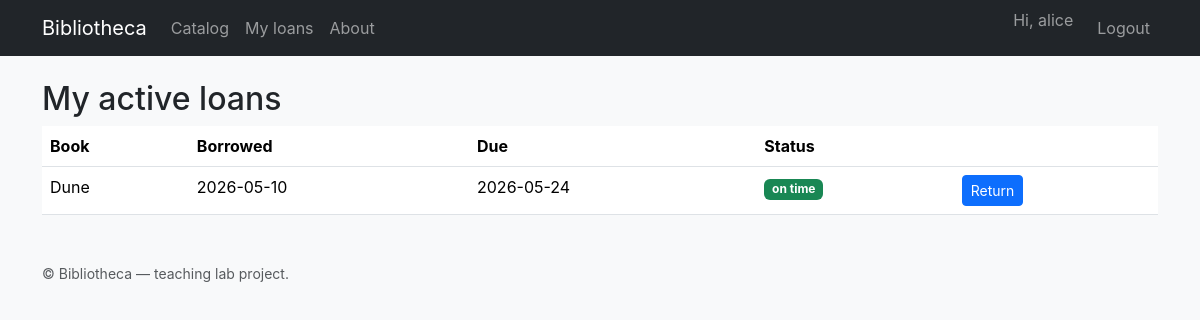
Screenshot of /loans/my (signed in) with the database file from the repository.
### app/models/user.py (models this page shows, shortened)
class User(UserMixin, db.Model):
    __tablename__ = "users"
    __allow_unmapped__ = True
    id: int = db.Column(db.Integer, primary_key=True)
    username: str = db.Column(
        db.String(64), unique=True, nullable=False, index=True
    )
    email: str = db.Column(
        db.String(120), unique=True, nullable=False, index=True
    )
    password_hash: str = db.Column(db.String(128), nullable=False)
    role: str = db.Column(db.String(16), nullable=False, default=ROLE_USER)
    loans = db.relationship("Loan", back_populates="user", lazy="dynamic")
    reservations = db.relationship(
        "Reservation", back_populates="user", lazy="dynamic"
    )
    @property
    def is_admin(self) -> bool:
        return self.role == ROLE_ADMIN

### app/models/loan.py (models this page shows, shortened)
class Loan(db.Model):
    __tablename__ = "loans"
    __allow_unmapped__ = True
    id: int = db.Column(db.Integer, primary_key=True)
    user_id: int = db.Column(
        db.Integer, db.ForeignKey("users.id"), nullable=False
    )
    book_id: int = db.Column(
        db.Integer, db.ForeignKey("books.id"), nullable=False
    )
    borrowed_at: datetime = db.Column(
        db.DateTime, nullable=False, default=datetime.utcnow
    )
    due_at: datetime = db.Column(db.DateTime, nullable=False)
    returned_at: Optional[datetime] = db.Column(db.DateTime, nullable=True)
    user = db.relationship("User", back_populates="loans")
    book = db.relationship("Book", back_populates="loans")
    fine = db.relationship("Fine", back_populates="loan", uselist=False)
    def is_overdue(self, now: Optional[datetime] = None) -> bool:
        now = now or datetime.utcnow()
        reference = self.returned_at or now
        return reference > self.due_at

### app/models/book.py (models this page shows, shortened)
class Book(db.Model):
    __tablename__ = "books"
    __allow_unmapped__ = True
    id: int = db.Column(db.Integer, primary_key=True)
    title: str = db.Column(db.String(200), nullable=False, index=True)
    author: str = db.Column(db.String(120), nullable=False, index=True)
    isbn: Optional[str] = db.Column(db.String(20), unique=True, nullable=True)
    year: Optional[int] = db.Column(db.Integer, nullable=True)
    total_copies: int = db.Column(db.Integer, nullable=False, default=1)
    available_copies: int = db.Column(db.Integer, nullable=False, default=1)
    status: str = db.Column(
        db.String(16), nullable=False, default=STATUS_AVAILABLE
    )
    loans = db.relationship("Loan", back_populates="book", lazy="dynamic")
    reservations = db.relationship(
        "Reservation", back_populates="book", lazy="dynamic"
    )

### app/blueprints/loans/routes.py (the view)
@loans_bp.route("/my")
@login_required
def my_loans() -> Response | str:
    active = db.session.execute(
        db.select(Loan)
        .where(Loan.user_id == current_user.id, Loan.returned_at.is_(None))
        .order_by(Loan.due_at.asc())
    ).scalars().all()
    return render_template("loans/my.html", loans=active)

### app/__init__.py (called while the page is built)
def _register_extensions(app: Flask) -> None:
    db.init_app(app)
    bcrypt.init_app(app)
    login_manager.init_app(app)
    from .models.user import User
    @login_manager.user_loader
    def load_user(user_id: str) -> Optional[User]:
        return db.session.get(User, int(user_id))

def _register_context_processors(app: Flask) -> None:
    @app.context_processor
    def inject_globals() -> dict:
        return {"app_name": "Bibliotheca"}

### app/templates/loans/my.html
{% extends "base.html" %}
{% block content %}
<h2>My active loans</h2>
{% if loans %}
<table class="table bg-white">
  <thead><tr><th>Book</th><th>Borrowed</th><th>Due</th><th>Status</th><th></th></tr></thead>
  <tbody>
  {% for loan in loans %}
    <tr>
      <td>{{ loan.book.title }}</td>
      <td>{{ loan.borrowed_at.strftime('%Y-%m-%d') }}</td>
      <td>{{ loan.due_at.strftime('%Y-%m-%d') }}</td>
      <td>
        {% if loan.is_overdue() %}
          <span class="badge bg-danger">overdue</span>
        {% else %}
          <span class="badge bg-success">on time</span>
        {% endif %}
      </td>
      <td>
        <form method="post" action="{{ url_for('loans.return_loan', loan_id=loan.id) }}">
          <button class="btn btn-sm btn-primary">Return</button>
        </form>
      </td>
    </tr>
  {% endfor %}
  </tbody>
</table>
{% else %}
<p class="text-muted">You have no active loans.</p>
{% endif %}
{% endblock %}

### app/templates/base.html (shortened to what this page needs)
<!doctype html>
<html lang="en">
<head>
  <link href="https://cdn.jsdelivr.net/npm/bootstrap@5.3.3/dist/css/bootstrap.min.css" rel="stylesheet">
  <link rel="stylesheet" href="{{ url_for('static', filename='css/style.css') }}">
</head>
<body class="bg-light">
<nav class="navbar navbar-expand-lg navbar-dark bg-dark mb-4">
  <div class="container">
    <a class="navbar-brand" href="{{ url_for('main.index') }}">{{ app_name }}</a>
    <div class="collapse navbar-collapse">
      <ul class="navbar-nav me-auto">
        <li class="nav-item"><a class="nav-link" href="{{ url_for('catalog.list_books') }}">Catalog</a></li>
        {% if current_user.is_authenticated %}
          <li class="nav-item"><a class="nav-link" href="{{ url_for('loans.my_loans') }}">My loans</a></li>
        {% endif %}
        <li class="nav-item"><a class="nav-link" href="{{ url_for('main.about') }}">About</a></li>
      </ul>
      <ul class="navbar-nav">
        {% if current_user.is_authenticated %}
          <li class="nav-item"><span class="navbar-text me-3">Hi, {{ current_user.username }}</span></li>
          <li class="nav-item"><a class="nav-link" href="{{ url_for('auth.logout') }}">Logout</a></li>
        {% else %}
          <li class="nav-item"><a class="nav-link" href="{{ url_for('auth.login') }}">Login</a></li>
          <li class="nav-item"><a class="nav-link" href="{{ url_for('auth.register') }}">Register</a></li>
        {% endif %}
      </ul>
    </div>
  </div>
</nav>
<main class="container">
  {% block content %}{% endblock %}
</main>
<footer class="container text-muted mt-5 mb-3 small">
  &copy; {{ app_name }} &mdash; teaching lab project.
</footer>
</body>
</html>

### app/static/css/style.css (style rules this page uses)
body { font-family: -apple-system, BlinkMacSystemFont, "Segoe UI", Roboto, sans-serif; }

### rows the page displays
User: username "alice"
Loan: book "Dune", borrowed_at "2026-05-10", due_at "2026-05-24", shows "on time"

### other values shown
{{ app_name }} "Bibliotheca"
